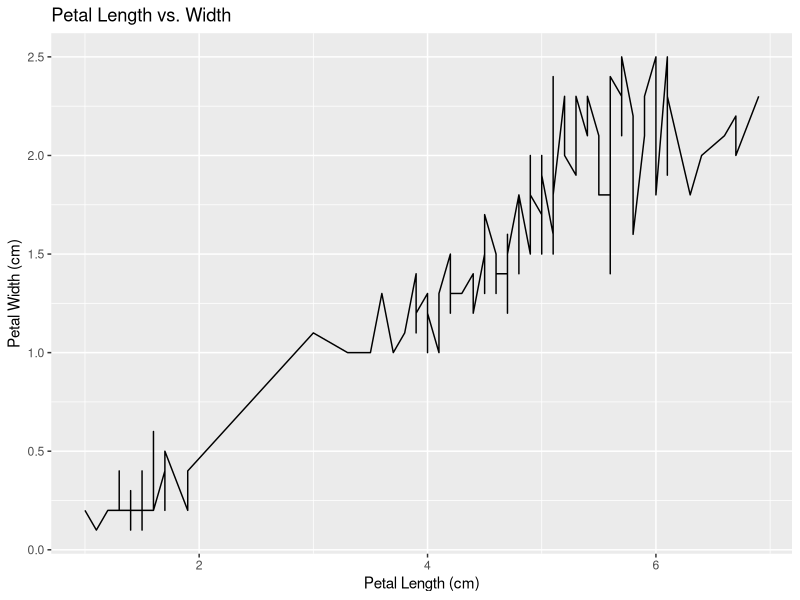

The R source for this figure:
# This file contains example code for creating a line graph. 
# Line graphs are useful for visualizing how a variable changes over time. 

# Install and load ggplot2 package if not already done
install.packages("ggplot2")
library(ggplot2)

# Load your dataset
data <- iris
# Make sure your dataset has at least two variables: 
# one for the x-axis (e.g., 'time') and one for the y-axis (e.g., 'value').


# Once your dataset is loaded, ensure that the column names in the 'aes()' 
# function below match those in your dataset.
# Modify the line graph code to reflect the actual names of these variables.

# Create a line graph using ggplot2 with your dataset
ggplot(data, aes(x = Petal.Length, y = Petal.Width)) +
  geom_line(color = "black") +       # Draw a black line connecting the data 
  labs(
    title = "Petal Length vs. Width",          # Set the plot title
    x = "Petal Length (cm)",                   # Label for the x-axis
    y = "Petal Width (cm)"                     # Label for the y-axis
  )
